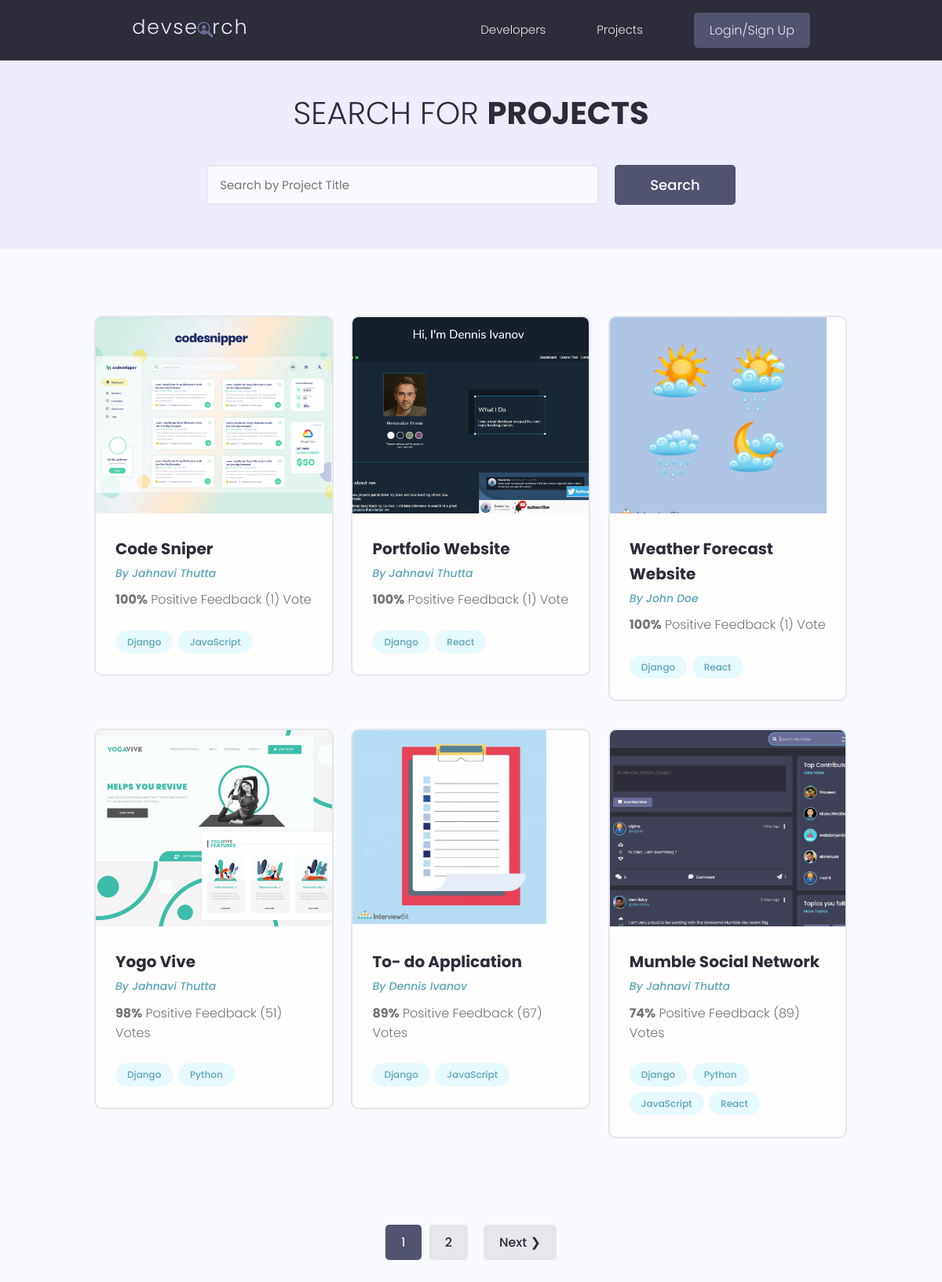
/projects/, run on the app's committed database.
### projects/models.py (models this page shows, shortened)
class Project(models.Model):
    owner=models.ForeignKey(Profile,null=True,blank=True,on_delete=models.SET_NULL)
    title=models.CharField(max_length=200)
    description=models.TextField(null=True,blank=True)
    featured_image=models.ImageField(null=True,blank=True,default="default.jpg")
    demo_link=models.CharField(max_length=2000,null=True,blank=True)
    source_link=models.CharField(max_length=2000,null=True,blank=True)
    tags=models.ManyToManyField('Tag',blank=True)  #quotes are put to tag beacuse it is below
    vote_total=models.IntegerField(default=0, null=True,blank=True)
    vote_ratio=models.IntegerField(default=0, null=True,blank=True)
    created=models.DateTimeField(auto_now_add=True)
    id=models.UUIDField(default=uuid.uuid4, unique=True, primary_key=True, editable=False)
    class Meta:
        ordering=['-vote_ratio','-vote_total','title']

class Tag(models.Model):
    name=models.CharField(max_length=200)
    created=models.DateTimeField(auto_now_add=True)
    id=models.UUIDField(default=uuid.uuid4, unique=True, primary_key=True, editable=False)
    def __str__(self):
        return self.name

### users/models.py (models this page shows, shortened)
class Profile(models.Model):
    user=models.OneToOneField(User,on_delete=models.CASCADE, null=True, blank=True)
    name =models.CharField(max_length=200,blank=True, null=True)
    email=models.EmailField(max_length=500,blank=True, null=True)
    username=models.CharField(max_length=200,blank=True, null=True)
    location=models.CharField(max_length=200,blank=True, null=True)
    short_intro=models.CharField(max_length=200,blank=True, null=True)
    bio=models.TextField(blank=True, null=True)
    profile_image=models.ImageField(blank= True,null=True,upload_to='profiles/',default='profiles/user-default.png')
    social_github=models.CharField(max_length=200,blank=True,null=True)
    social_twitter=models.CharField(max_length=200,blank=True,null=True)
    social_linkedin=models.CharField(max_length=200,blank=True,null=True)
    social_youtube=models.CharField(max_length=200,blank=True,null=True)
    social_website=models.CharField(max_length=200,blank=True,null=True)
    created=models.DateTimeField(auto_now_add=True)
    id=models.UUIDField(default=uuid.uuid4, unique=True, primary_key=True, editable=False)

### projects/views.py (the view)
# urls.py: path('projects/',include('projects.urls')),
def projects(request):
    projects ,search_query=searchProjects(request)
    custom_range,projects=paginateProjects(request,projects,6)
    context={'projects':projects,'search_query':search_query,'custom_range':custom_range}
    return render(request,'projects/projects.html',context)

### projects/utils.py (called while the page is built)
def paginateProjects(request,projects,results):
    page=request.GET.get('page')
    paginator=Paginator(projects,results)
    try:
        projects=paginator.page(page)
    except PageNotAnInteger:
        page=1
        projects=paginator.page(page)
    except EmptyPage:
        page=paginator.num_pages    #tells us exactly how many pages we will have
        projects=paginator.page(page)
    leftIndex=(int(page)-4)
    if leftIndex<1:
        leftIndex=1
    rightIndex=(int(page)+5)
    if rightIndex>paginator.num_pages:
        rightIndex=paginator.num_pages + 1
    custom_range=range(leftIndex,rightIndex)
    return custom_range,projects

def searchProjects(request):
    search_query=''
    if request.GET.get('search_query'):
        search_query=request.GET.get('search_query')
    tags=Tag.objects.filter(name__icontains=search_query)
    projects=Project.objects.distinct().filter(
        Q(title__icontains=search_query) |
        Q(description__icontains=search_query) |
        Q(owner__name__icontains=search_query) |
        Q(tags__in=tags)
    )
    return projects,search_query

### projects/templates/projects/projects.html (shortened to what this page needs)
{% extends 'main.html' %}
{% block content %}
<main class="projects">
    <section class="hero-section text-center">
      <div class="container container--narrow">
        <div class="hero-section__box">
          <h2>Search for <span>Projects</span></h2>
        </div>
        <div class="hero-section__search">
          <form  id="searchForm" class="form" action="{% url 'projects' %}" method="get">
            <div class="form__field">
              <input class="input input--text" id="formInput#search" type="text" name="search_query"
                placeholder="Search by Project Title" value="{{search_query}}"/>
            </div>
            <input class="btn btn--sub btn--lg" type="submit" value="Search" />
          </form>
        </div>
      </div>
    </section>
    <section class="projectsList">
      <div class="container">
        <div class="grid grid--three">
            {% for project in projects %}
          <div class="column">
            <div class="card project">
              <a href="{% url 'project' project.id %}" class="project">
                <img class="project__thumbnail" src="{{project.featured_image.url}}" alt="project thumbnail" />
                <div class="card__body">
                  <h3 class="project__title">{{project.title}}</h3>
                  <p><a class="project__author" href="{% url 'user-profile' project.owner.id %}">By {{project.owner.name}}</a></p>
                  <p class="project--rating">
                    <span style="font-weight: bold;">{{project.vote_ratio}}%</span> Positive
                    Feedback ({{project.vote_total}}) Vote{{project.vote_total|pluralize:"s"}}
                  </p>
                  <div class="project__tags">
                    {% for tag in project.tags.all %}
                    <span class="tag tag--pill tag--main">
                      <small>{{tag}}</small>
                    </span>
                    {% endfor %}
                  </div>
                </div>
              </a>
            </div>
          </div>
          {% endfor %}
        </div>
      </div>
    </section>
    {% include 'pagination.html' with queryset=projects custom_range=custom_range %}
  </main>
{% endblock content %}

### templates/main.html (shortened to what this page needs)
<!DOCTYPE html>
{% load static %}
<html lang="en">
<head>
  <link rel="stylesheet" href="https://cdn.iconmonstr.com/1.3.0/css/iconmonstr-iconic-font.min.css" />
  <link rel="stylesheet" href="{% static 'uikit/styles/uikit.css' %}" />
  <link rel="stylesheet" href="{% static 'styles/app.css' %}" />
</head>
<body>
    {% include 'navbar.html' %}
    {% block content %}
    {% endblock content %}
</body>
</html>

### templates/navbar.html (shortened to what this page needs)
{% load static %}
 <header class="header">
    <div class="container container--narrow">
      <a href="{% url 'profiles' %}" class="header__logo">
        <img src="{% static 'images/logo.svg' %}" alt="DevSearch Logo" />
      </a>
      <nav class="header__nav">
        <ul class="header__menu">
          <li class="header__menuItem"><a href="{% url 'profiles' %}">Developers</a></li>
          <li class="header__menuItem"><a href="{% url 'projects' %}">Projects</a></li>
          {% if request.user.is_authenticated %}
          <li class="header__menuItem"><a href="{% url 'inbox' %}">Inbox</a></li>
          <li class="header__menuItem"><a href="{% url 'account' %}" class="btn btn--sub">Account</a></li>
          <li class="header__menuItem"><a href="{% url 'logout' %}" class="btn btn--sub">Logout</a></li>
          {% else %}
          <li class="header__menuItem"><a href="{% url 'login' %}" class="btn btn--sub">Login/Sign Up</a></li>
          {% endif %}
        </ul>
      </nav>
    </div>
  </header>

### templates/pagination.html (shortened to what this page needs)
{% if queryset.has_other_pages %}
    <div class="pagination">
      <ul class="container">
        {% for page in custom_range %}
        {% if page == queryset.number %}
        <li><a href="?page={{page}}" class="btn page-link btn--sub" data-page="{{page}}">{{page}}</a></li>
        {% else %}
        <li><a href="?page={{page}}" class="btn page-link" data-page="{{page}}">{{page}}</a><li>
        {% endif %}
        {% endfor %}
        {% if queryset.has_next %}
        <li><a href="?page={{queryset.next_page_number}}" class="btn page-link" data-page="{{queryset.next_page_number}}">Next &#10095;</a></li>
        {% endif %}
      </ul>
    </div>
    {% endif %}

### static/styles/app.css (style rules this page uses)
:root { --color-sub: #2d2d39; }
.btn--sub { background-color: var(--color-sub-light); }
.card { border: 2px solid var(--color-light); }
img { width: 100%; }
.header { position: sticky; z-index: 111; background-color: var(--color-sub); padding: 1.5rem 0; }
.header > .container { display: flex; justify-content: space-between; align-items: center; }
.header__logo > img { height: 3.8rem; }
.header__nav > ul { display: inline-flex; align-items: center; list-style: none; gap: 6.5rem; }
.header__menuItem > a { color: var(--color-light); font-weight: 300; }
.hero-section { height: 40vh; display: flex; align-items: center; background-color: var(--color-sub); }
.hero-section__box { margin-bottom: 4rem; }
.hero-section__box > h2, .hero-section__box > h2 > span { font-size: 4rem; color: var(--color-light); line-height: 1.3; text-transform: uppercase; }
.hero-section__box > h2 { font-weight: 300; }
.hero-section__box > h2 > span { font-weight: 700; }
.hero-section__search > .form { display: flex; align-items: center; justify-content: center; gap: 2rem; }
.hero-section__search > .form input.input--text { width: 50rem; }
.pagination { margin-top: 8rem; margin-bottom: 10rem; }
.pagination > ul { flex-wrap: wrap; list-style: none; display: flex; align-items: center; justify-content: center; gap: 1rem; }
.pagination .btn { color: var(--color-sub); }
.pagination .btn.btn--sub { color: var(--color-light); }
.project__author { font-size: 1.4rem; font-style: italic; }
.project--rating { margin-bottom: 1.6em; margin-top: .5em; }
.projects > .hero-section { background: var(--color-sub-lighter); height: 30vh; }
.projects .hero-section__box { margin-bottom: 2.5rem; }
.projects .hero-section__box > h2 { color: var(--color-sub); }
.projects .hero-section__box > h2 > span { font-weight: 700; color: var(--color-sub); }
.projectsList { margin-top: 8rem; }
.project__thumbnail { height: 25rem; object-fit: cover; object-position: top center; }
.project__title { font-size: 2rem; font-weight: 700; color: var(--color-sub); }

### static/uikit/styles/modules/_variables.css (style rules this page uses)
:root { --color-main: #5aa5b9; --color-main-light: #e6faff; --color-sub: #3f4156; --color-sub-light: #51546e; --color-sub-lighter: #ededfd; --color-text: #737373; --color-gray: #8b8b8b; --color-light: #e5e7eb; --color-light-gray: #767676; --color-bg: #f8fafd; --color-white: #fffefd; --color-white-light: #f3f3f3; --color-success: #359e64; --color-success-bg: #def8e8; --color-error: #fc4b0b; --color-error-bg: #fff2ee; --font-base: 'Poppins', arial, helvetica, 'Segoe UI', roboto, ubuntu, sans-serif; --font-monospace: 'Fira Code', 'Courier New', courier, monospace; --font-regular: 300; --font-medium: 500; --font-bold: 700; --generic-shadow: 1px 1px 5px #00000010; --generic-transition: all 0.3s ease-in-out; }

### static/uikit/styles/modules/_base.css (style rules this page uses)
* { margin: 0; padding: 0; box-sizing: border-box; text-rendering: optimizeLegibility; color: inherit; font-size: inherit; }
html { font-size: 50%; }
@media only screen and (min-width: 480px) { html { font-size: 56.25%; } }
@media only screen and (min-width: 1200px) { html { font-size: 62.5%; } }
body { line-height: 1.6; font-weight: 400; font-size: 1.5rem; color: var(--color-text); background-color: var(--color-bg); min-height: 100vh; }

### static/uikit/styles/modules/_typography.css (style rules this page uses)
* { font-family: var(--font-base); }
h2 { font-size: 3.6rem; font-weight: var(--font-bold); }
h3 { font-size: 3.2rem; font-weight: var(--font-medium); }
p, span, strong { font-size: 1.6rem; color: var(--color-text); font-weight: var(--font-regular); }
a { padding-bottom: 2px; text-decoration: none; display: inline-block; color: var(--color-main); font-weight: var(--font-medium); }

### static/uikit/styles/modules/_utilities.css (style rules this page uses)
.container { width: 92%; max-width: 165rem; margin: 0 auto; box-sizing: border-box; }
.container--narrow { width: 92%; max-width: 120rem; }
@media screen and (min-width: 1000px) { .container { width: 90%; } }
@media screen and (min-width: 1000px) { .container--narrow { width: 85%; } }
@media screen and (min-width: 1200px) { .container { width: 80%; } }
@media screen and (min-width: 1200px) { .container--narrow { width: 72%; } }
.text-center { text-align: center; }

### static/uikit/styles/modules/_card.css (style rules this page uses)
.card { border-radius: 1rem; background-color: var(--color-white); border: 1.5px solid var(--color-light); width: auto; height: auto; margin-top: 0.5rem; margin-bottom: 0.5rem; overflow: hidden; }
.card__body, .card__header { padding: 2rem 2.5rem; }

### data on the page
Project: featured_image (picture), title "Code Sniper", owner.name "Jahnavi Thutta", vote_ratio "100", vote_total "1"
Tag: name "Django"
Tag: name "JavaScript"
Project: featured_image (picture), title "Portfolio Website", owner.name "Jahnavi Thutta", vote_ratio "100", vote_total "1"
Tag: name "React"
Project: featured_image (picture), title "Weather Forecast Website", owner.name "John Doe", vote_ratio "100", vote_total "1"
Project: featured_image (picture), title "Yogo Vive", owner.name "Jahnavi Thutta", vote_ratio "98", vote_total "51"
Tag: name "Python"
Project: featured_image (picture), title "To- do Application", owner.name "Dennis Ivanov", vote_ratio "89", vote_total "67"
Project: featured_image (picture), title "Mumble Social Network", owner.name "Jahnavi Thutta", vote_ratio "74", vote_total "89"

### other printed values
{{ page }} "1"
{{ page }} "2"
